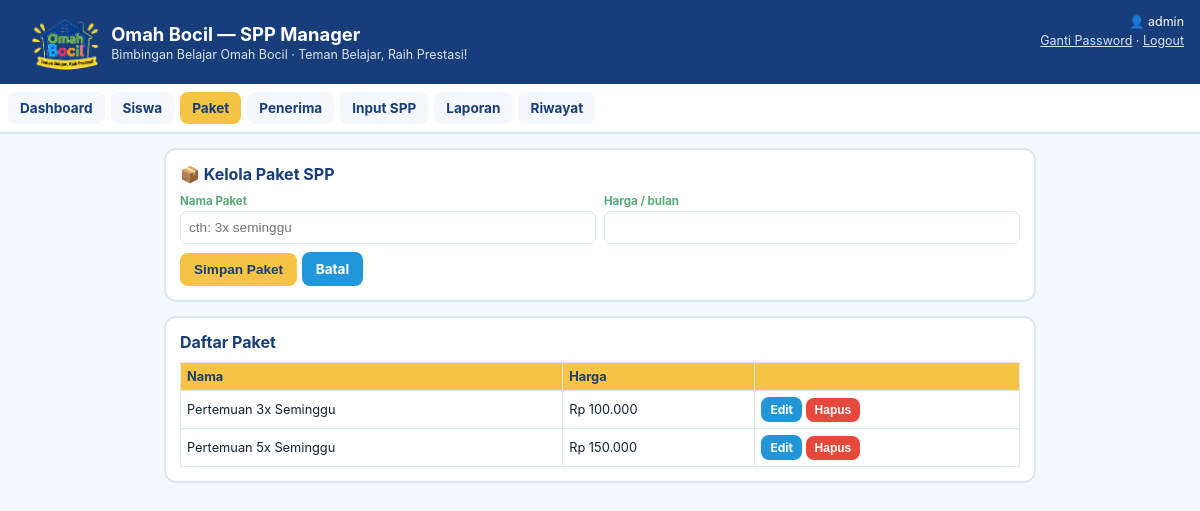
Page /paket (signed in) on the earlier database version.
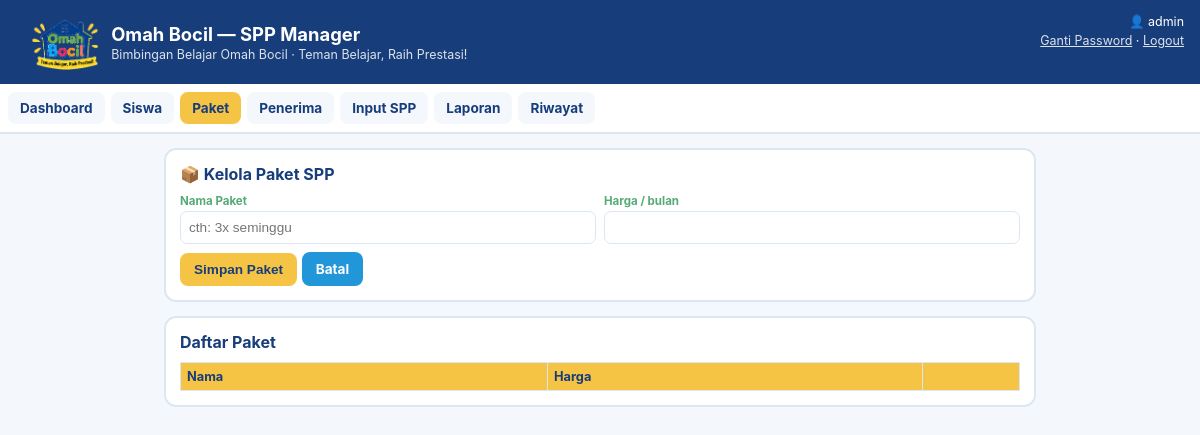
Same page on the later database version.
### tables this page shows
CREATE TABLE packages (
                id INTEGER PRIMARY KEY AUTOINCREMENT,
                name TEXT NOT NULL,
                price INTEGER NOT NULL DEFAULT 0
            );

### main.py (the view)
@app.route("/paket")
@login_required
def paket_list():
    packages = db.get_all_packages()
    edit_id = request.args.get("edit", type=int)
    edit_package = db.get_package(edit_id) if edit_id else None
    return render_template("paket.html", packages=packages, edit_package=edit_package)

### database.py (called while the page is built)
def get_connection():
    conn = sqlite3.connect(DB_NAME)
    conn.row_factory = sqlite3.Row
    conn.execute("PRAGMA foreign_keys = ON")
    return conn

@contextmanager
def get_cursor(commit=False):
    conn = get_connection()
    cur = conn.cursor()
    try:
        yield cur
        if commit:
            conn.commit()
    finally:
        conn.close()

def get_all_packages():
    with get_cursor() as cur:
        cur.execute("SELECT * FROM packages ORDER BY name")
        return [dict(r) for r in cur.fetchall()]

### main.py (called while the page is built)
def login_required(view_func):
    @wraps(view_func)
    def wrapper(*args, **kwargs):
        if not session.get("admin_id"):
            return redirect(url_for("login", next=request.path))
        return view_func(*args, **kwargs)
    return wrapper

@app.context_processor
def inject_globals():
    return {
        "MONTHS": MONTHS,
        "active_tab": request.endpoint,
        "current_admin": session.get("admin_username"),
    }

def fmt_rupiah(n):
    try:
        return "Rp " + "{:,}".format(int(n or 0)).replace(",", ".")
    except (ValueError, TypeError):
        return "Rp 0"

### templates/paket.html (shortened to what this page needs)
{% extends "base.html" %}
{% block content %}
<div class="card">
  <h2>📦 Kelola Paket SPP</h2>
  <form method="post" action="{{ url_for('paket_save') }}">
    <div class="row">
      <div><label>Nama Paket</label><input name="name" placeholder="cth: 3x seminggu" required value="{{ edit_package.name if edit_package else '' }}"></div>
      <div><label>Harga / bulan</label><input name="price" type="number" required value="{{ edit_package.price if edit_package else '' }}"></div>
    </div>
    <div style="margin-top:8px">
      <button class="btn yellow" type="submit">Simpan Paket</button>
      <a class="btn" href="{{ url_for('paket_list') }}">Batal</a>
    </div>
  </form>
</div>
<div class="card">
  <h2>Daftar Paket</h2>
  <div class="tbl-wrap">
    <table>
      <thead><tr><th>Nama</th><th>Harga</th><th></th></tr></thead>
      <tbody>
        {% for p in packages %}
        <tr>
          <td>{{ p.name }}</td>
          <td>{{ p.price|rupiah }}</td>
          <td>
            <a class="btn small" href="{{ url_for('paket_list', edit=p.id) }}">Edit</a>
            <form method="post" action="{{ url_for('paket_hapus', package_id=p.id) }}" style="display:inline" onsubmit="return confirm('Hapus paket ini? Siswa yang memakainya akan kehilangan referensi paket.');">
              <button class="btn small red" type="submit">Hapus</button>
            </form>
          </td>
        </tr>
        {% endfor %}
      </tbody>
    </table>
  </div>
</div>
{% endblock %}

Differences in the rows shown:
removed packages: name "Pertemuan 3x Seminggu", price|rupiah "Rp 100.000"
removed packages: name "Pertemuan 5x Seminggu", price|rupiah "Rp 150.000"
